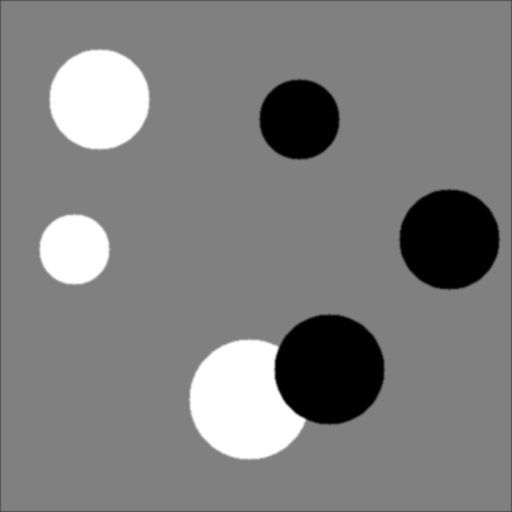
%> input picture Methods/Hough_Transform/circlesBrightDark.png, 512 x 512 px
$ octave --eval "lab5houghcircles(imread('circlesBrightDark.png'));"   (GNU Octave 9; MATLAB toolbox functions it lacks are replaced by stand-ins)
%> lines starting %> are read from the running program, lines starting %| are printed output that depends on the picture
function lab5houghcircles(Im)

Im = double(Im);
Im = imgaussfilt(Im);

Rmin = 20; Rmax = 60;

[centers, radii] = imfindcircles(Im,[Rmin, Rmax]);
%> centers = [75 250; 100 100; 244.3 400.8]; radii = [34.83; 49.76; 55.34]

figure;
subplot(1,3,1)
imshow(Im)
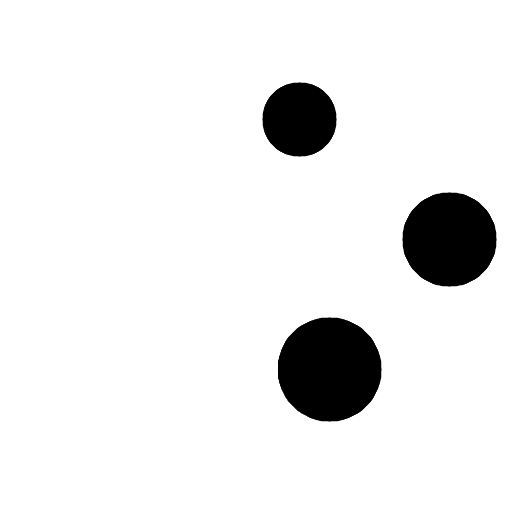
%> displayed picture: size 512x512, on the screen's scale of 0 to 255; min 0, max 255, mean 235.7
hold on
viscircles(centers, radii,'Color','b');
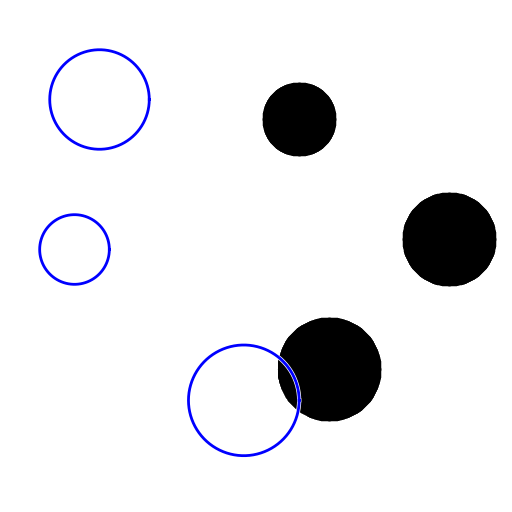
%> figure redrawn from the program's plot data

%> (the run ends here)
